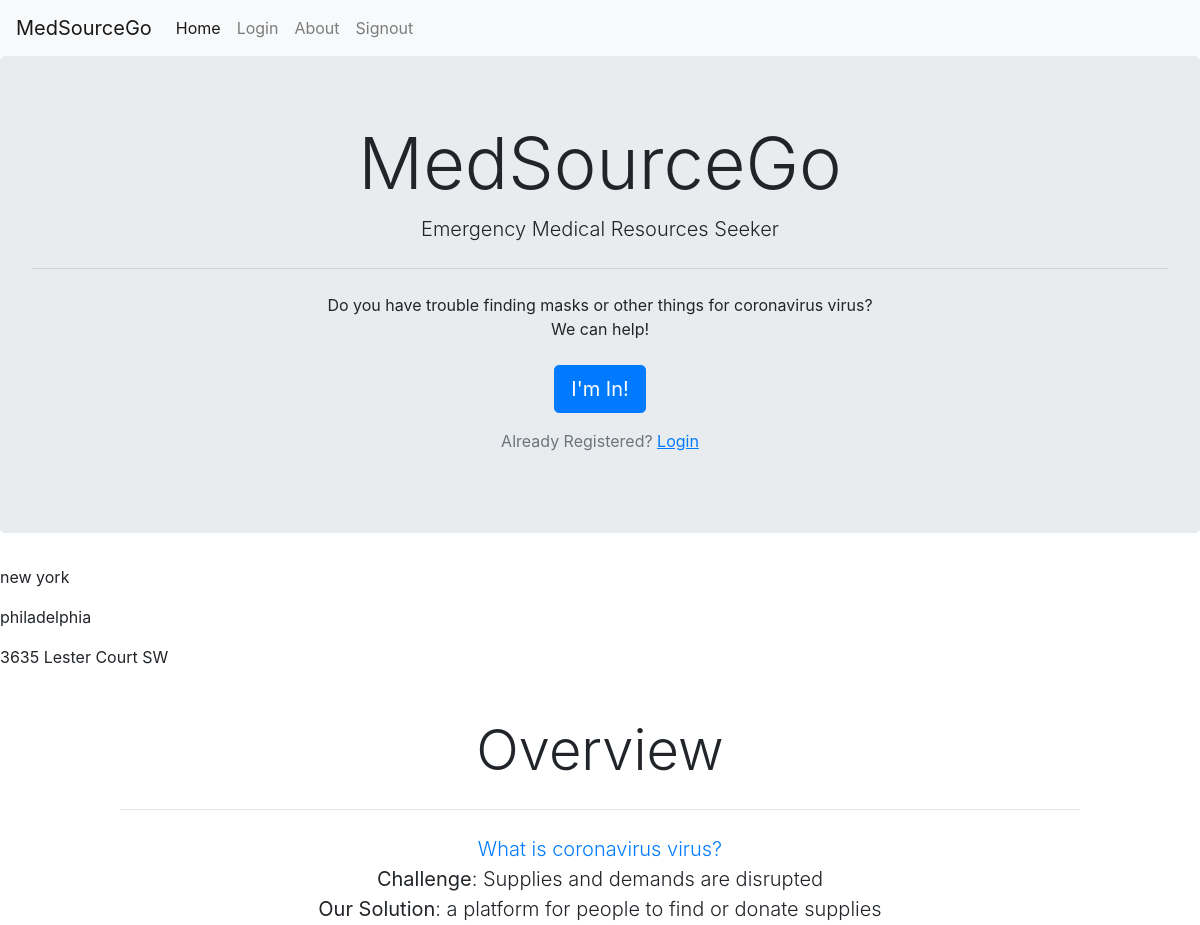
Before: / (upper part) with the older database file.
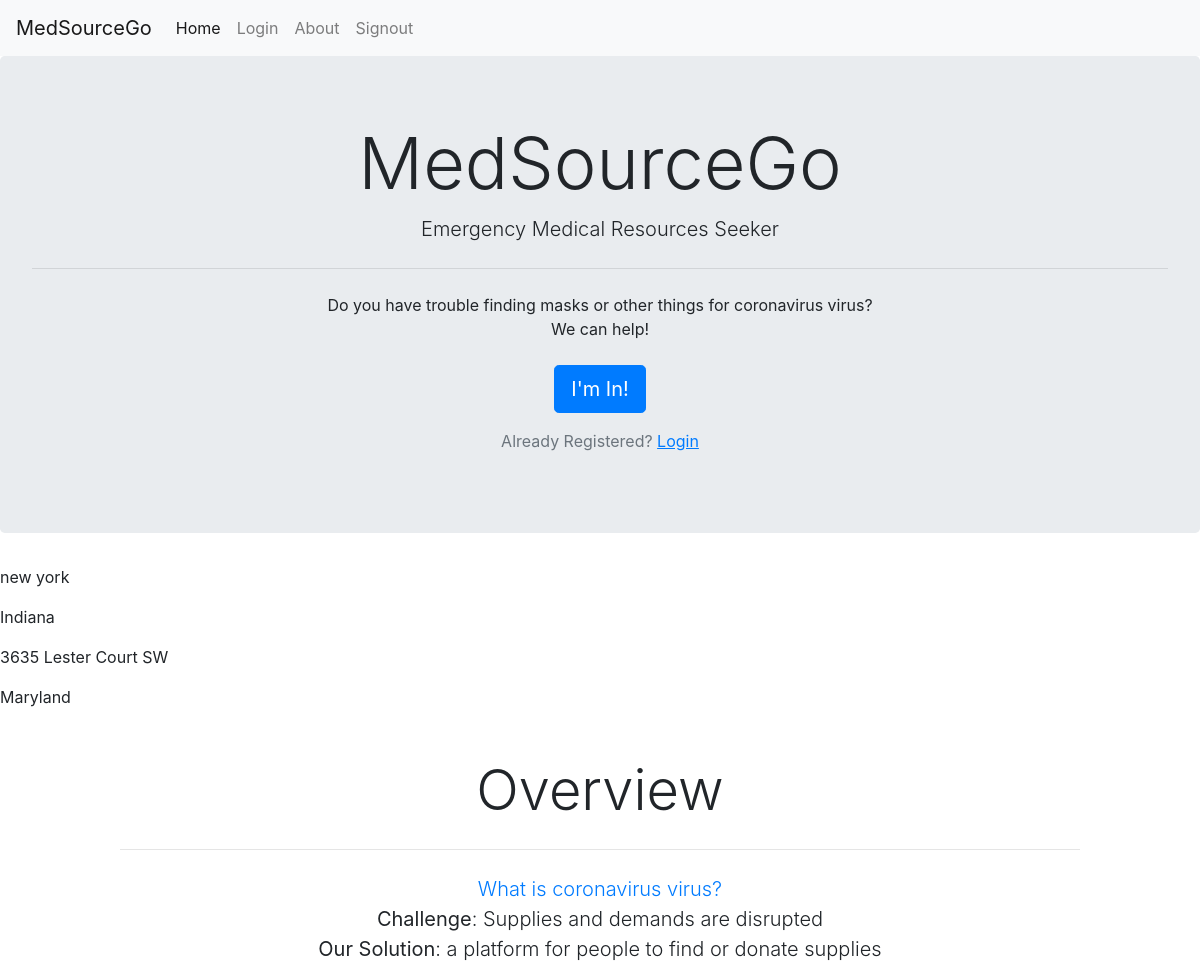
After: the same page with the newer database file.
### core/models.py (models this page shows, shortened)
class Profile(models.Model):
    user = models.OneToOneField(
        User, related_name='profile', on_delete=models.CASCADE)
    uid = models.TextField(max_length=500, blank=True)
    userType = models.TextField(max_length=100, blank=True)
    supplyType = models.TextField(max_length=100, blank=True)
    supplyNumber = models.TextField(max_length=30, blank=True)
    addr = models.TextField(max_length=500, blank=True)
    tel = models.TextField(max_length=500, blank=True)
    info = models.TextField(max_length=500, blank=True)

### core/views.py (the view, shortened to what this page needs)
# urls.py: path('', index, name='index'),
def index(request):
    if str(request.user) == "AnonymousUser":
        return render(request, 'index.html', {"user": request.user, "loggedin": False, "unique": True, "allAddr": getAllLocs()})
    else:
        allAddr = []
        for currUser in User.objects.all():
            allAddr.append(currUser.profile.addr)
        return render(request, 'index.html', {"user": request.user, "loggedin": True, "unique": True, "allAddr": getAllLocs()})

### core/views.py (called while the page is built)
def getAllLocs():
    allAddr = []
    for currUser in User.objects.all():
        allAddr.append(currUser.profile.addr)
    return allAddr

### core/templates/index.html (shortened to what this page needs)
<!DOCTYPE html>
<html lang="en">
    <head>
        <link rel="stylesheet" href="https://stackpath.bootstrapcdn.com/bootstrap/4.4.1/css/bootstrap.min.css"
>
        {% load static %}
        <link rel="stylesheet" type="text/css" href="{% static 'index.css' %}">
    </head>
    <body>
        <nav class="navbar navbar-expand-lg navbar-light bg-light">
            <a class="navbar-brand active" href="/">MedSourceGo</a>
            <div class="collapse navbar-collapse" id="navbarSupportedContent">
                <ul class="navbar-nav mr-auto">
                    <li class="nav-item active">
                        <a class="nav-link" href="/">
                            Home <span class="sr-only">(current)</span></a>
                    </li>
                    <li class="nav-item">
                        <a class="nav-link" href="/login">Login</a>
                    </li>
                    <li class="nav-item">
                        <a class="nav-link" href="#aboutUs">About</a>
                    </li>
                    <li class="nav-item">
                        <a class="nav-link" href="/signout">Signout</a>
                    </li>
                </ul>
            </div>
        </nav>
        <div class="jumbotron float-md-center mx-auto" style="text-align:center;">
            <h1 class="display-3" style="text-align:center;">MedSourceGo</h1>
            <p class="lead" style="text-align:center;">Emergency Medical Resources Seeker</p>
            <hr class="my-4" style="text-align:center;">
            <p>Do you have trouble finding masks or other things for coronavirus virus?
                <br>
                We can help!
                <br>
                {%if loggedin%}
                <a class="btn btn-primary btn mt-4" href="#application" role="button">Modify Supply</a>
                <br>
                <a href="/signout"> <u>signout</u></a>
        </div>
        {%else%}
        <a class="btn btn-primary btn-lg mt-4" href="#application" role="button">I'm In!</a>
        <div class="text-muted">Already Registered?<a href="/login"> <u>Login</u></a></div>
        {%endif%}
        </p>
        </div>
        {% for addr in allAddr %}
        <p>{{addr}}</p>
        {% endfor %}
        <div class="my-5 mx-auto">
            <h2 class="display-4 mt-4 mx-auto" style="text-align:center;">Overview</h2>
            <hr class="my-4" style="width:80%;">
            <p class="lead" style="text-align: center"> <a href="https://www.cdc.gov/coronavirus/index.html">
                    What is coronavirus virus? </a>
                <br>
                <strong>Challenge</strong>: Supplies and demands are disrupted
                <br>
                <strong>Our Solution</strong>: a platform for people to find or donate supplies
            </p>
        </div>
        <br><br><br>
    </body>
</html>

Changed rows visible on the page:
added Profile: allAddr "Maryland"
Other visible differences:
new list line: "Indiana"
list line gone: "philadelphia"
